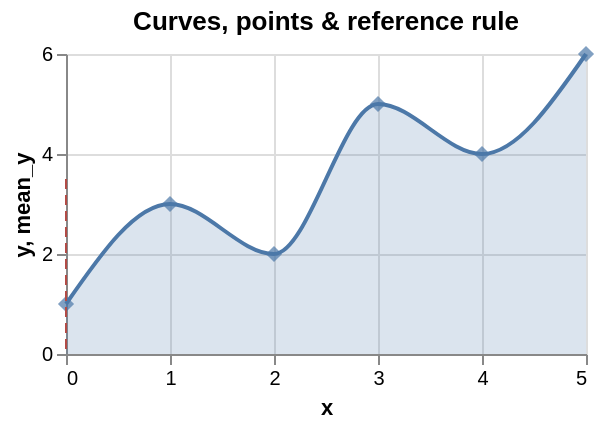

Express this chart as Vega-Lite.
### Vega-Lite specification from a JSON file in a GitHub repository (floating-point values rounded to 4 significant figures)
{"$schema": "https://vega.github.io/schema/vega-lite/v6.json", "title": "Curves, points & reference rule", "width": 260, "height": 150, "data": {"values": [{"x": 0, "y": 1}, {"x": 1, "y": 3}, {"x": 2, "y": 2}, {"x": 3, "y": 5}, {"x": 4, "y": 4}, {"x": 5, "y": 6}]}, "encoding": {"x": {"field": "x", "type": "quantitative"}, "y": {"field": "y", "type": "quantitative"}}, "layer": [{"mark": {"type": "area", "interpolate": "monotone", "opacity": 0.2}}, {"mark": {"type": "line", "interpolate": "monotone", "strokeWidth": 2}}, {"mark": {"type": "point", "filled": true, "shape": "diamond", "size": 65}}, {"transform": [{"aggregate": [{"op": "mean", "field": "y", "as": "mean_y"}]}], "mark": {"type": "rule", "stroke": "#b24b46", "strokeDash": [5, 3]}, "encoding": {"x": {"value": 0}, "y": {"field": "mean_y", "type": "quantitative"}}}]}
